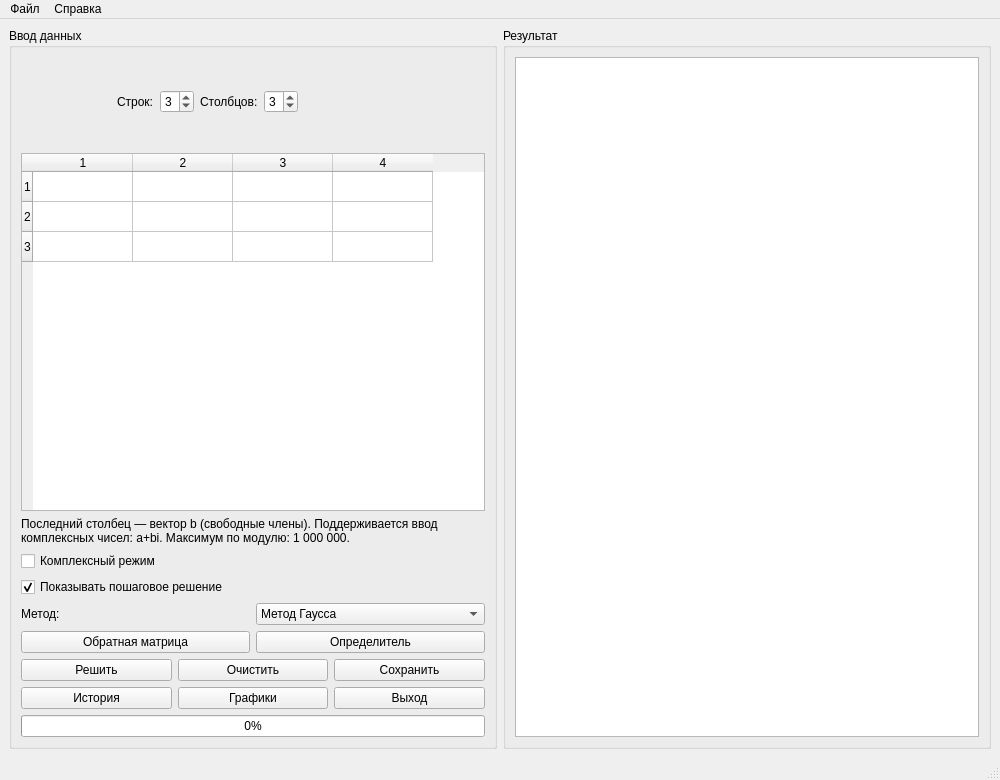
<?xml version="1.0" encoding="UTF-8"?>
<ui version="4.0">
 <class>MainWindow</class>
 <widget class="QMainWindow" name="MainWindow">
  <property name="geometry">
   <rect>
    <x>0</x>
    <y>0</y>
    <width>1000</width>
    <height>780</height>
   </rect>
  </property>
  <property name="windowTitle">
   <string>Матричный калькулятор</string>
  </property>
  <widget class="QWidget" name="centralwidget">
   <layout class="QHBoxLayout" name="horizontalLayout">
    <item>
     <widget class="QGroupBox" name="groupInput">
      <property name="title">
       <string>Ввод данных</string>
      </property>
      <layout class="QVBoxLayout" name="verticalLayout_1">
       <item>
        <layout class="QHBoxLayout" name="sizeLayout">
         <item>
          <widget class="QLabel" name="labelLogo">
           <property name="minimumSize">
            <size>
             <width>90</width>
             <height>90</height>
            </size>
           </property>
           <property name="maximumSize">
            <size>
             <width>90</width>
             <height>90</height>
            </size>
           </property>
           <property name="text">
            <string/>
           </property>
           <property name="alignment">
            <set>Qt::AlignCenter</set>
           </property>
          </widget>
         </item>
         <item>
          <widget class="QLabel" name="labelRows">
           <property name="text">
            <string>Строк:</string>
           </property>
          </widget>
         </item>
         <item>
          <widget class="QSpinBox" name="spinRows">
           <property name="minimum">
            <number>2</number>
           </property>
           <property name="maximum">
            <number>8</number>
           </property>
           <property name="value">
            <number>3</number>
           </property>
          </widget>
         </item>
         <item>
          <widget class="QLabel" name="labelCols">
           <property name="text">
            <string>Столбцов:</string>
           </property>
          </widget>
         </item>
         <item>
          <widget class="QSpinBox" name="spinCols">
           <property name="minimum">
            <number>2</number>
           </property>
           <property name="maximum">
            <number>8</number>
           </property>
           <property name="value">
            <number>3</number>
           </property>
          </widget>
         </item>
         <item>
          <spacer name="horizontalSpacer">
           <property name="orientation">
            <enum>Qt::Horizontal</enum>
           </property>
           <property name="sizeHint" stdset="0">
            <size>
             <width>40</width>
             <height>20</height>
            </size>
           </property>
          </spacer>
         </item>
        </layout>
       </item>
       <item>
        <widget class="QTableWidget" name="tableMatrix">
         <property name="rowCount">
          <number>3</number>
         </property>
         <property name="columnCount">
          <number>4</number>
         </property>
         <column/>
         <column/>
         <column/>
         <column/>
         <row/>
         <row/>
         <row/>
        </widget>
       </item>
       <item>
        <widget class="QLabel" name="labelHint">
         <property name="text">
          <string>Последний столбец — вектор b (свободные члены). Поддерживается ввод комплексных чисел: a+bi. Максимум по модулю: 1 000 000.</string>
         </property>
         <property name="wordWrap">
          <bool>true</bool>
         </property>
        </widget>
       </item>
       <item>
        <widget class="QCheckBox" name="checkComplex">
         <property name="text">
          <string>Комплексный режим</string>
         </property>
        </widget>
       </item>
       <item>
        <widget class="QCheckBox" name="checkSteps">
         <property name="text">
          <string>Показывать пошаговое решение</string>
         </property>
         <property name="checked">
          <bool>true</bool>
         </property>
        </widget>
       </item>
       <item>
        <layout class="QHBoxLayout" name="methodLayout">
         <item>
          <widget class="QLabel" name="labelMethod">
           <property name="text">
            <string>Метод:</string>
           </property>
          </widget>
         </item>
         <item>
          <widget class="QComboBox" name="comboMethod">
           <item>
            <property name="text">
             <string>Метод Гаусса</string>
            </property>
           </item>
           <item>
            <property name="text">
             <string>Метод Крамера</string>
            </property>
           </item>
          </widget>
         </item>
        </layout>
       </item>
       <item>
        <layout class="QHBoxLayout" name="opsLayout">
         <item>
          <widget class="QPushButton" name="btnInverse">
           <property name="text">
            <string>Обратная матрица</string>
           </property>
          </widget>
         </item>
         <item>
          <widget class="QPushButton" name="btnDeterminant">
           <property name="text">
            <string>Определитель</string>
           </property>
          </widget>
         </item>
        </layout>
       </item>
       <item>
        <layout class="QGridLayout" name="buttonsLayout">
         <item row="0" column="0">
          <widget class="QPushButton" name="btnSolve">
           <property name="text">
            <string>Решить</string>
           </property>
           <property name="shortcut">
            <string>Ctrl+Return</string>
           </property>
          </widget>
         </item>
         <item row="0" column="1">
          <widget class="QPushButton" name="btnClear">
           <property name="text">
            <string>Очистить</string>
           </property>
          </widget>
         </item>
         <item row="0" column="2">
          <widget class="QPushButton" name="btnSave">
           <property name="text">
            <string>Сохранить</string>
           </property>
           <property name="shortcut">
            <string>Ctrl+S</string>
           </property>
          </widget>
         </item>
         <item row="1" column="0">
          <widget class="QPushButton" name="btnHistory">
           <property name="text">
            <string>История</string>
           </property>
           <property name="shortcut">
            <string>Ctrl+H</string>
           </property>
          </widget>
         </item>
         <item row="1" column="1">
          <widget class="QPushButton" name="btnPlot">
           <property name="text">
            <string>Графики</string>
           </property>
           <property name="shortcut">
            <string>Ctrl+G</string>
           </property>
          </widget>
         </item>
         <item row="1" column="2">
          <widget class="QPushButton" name="btnExit">
           <property name="text">
            <string>Выход</string>
           </property>
          </widget>
         </item>
        </layout>
       </item>
       <item>
        <widget class="QProgressBar" name="progressBar">
         <property name="value">
          <number>0</number>
         </property>
        </widget>
       </item>
      </layout>
     </widget>
    </item>
    <item>
     <widget class="QGroupBox" name="groupOutput">
      <property name="title">
       <string>Результат</string>
      </property>
      <layout class="QVBoxLayout" name="verticalLayout_2">
       <item>
        <widget class="QTextEdit" name="textResult">
         <property name="readOnly">
          <bool>true</bool>
         </property>
        </widget>
       </item>
      </layout>
     </widget>
    </item>
   </layout>
  </widget>
  <widget class="QMenuBar" name="menubar">
   <property name="geometry">
    <rect>
     <x>0</x>
     <y>0</y>
     <width>1000</width>
     <height>22</height>
    </rect>
   </property>
   <widget class="QMenu" name="menuFile">
    <property name="title">
     <string>Файл</string>
    </property>
    <addaction name="actionLoad"/>
    <addaction name="actionSave"/>
    <addaction name="separator"/>
    <addaction name="actionExit"/>
   </widget>
   <widget class="QMenu" name="menuHelp">
    <property name="title">
     <string>Справка</string>
    </property>
    <addaction name="actionAbout"/>
   </widget>
   <addaction name="menuFile"/>
   <addaction name="menuHelp"/>
  </widget>
  <widget class="QStatusBar" name="statusbar"/>
  <action name="actionLoad">
   <property name="text">
    <string>Загрузить матрицу</string>
   </property>
   <property name="shortcut">
    <string>Ctrl+O</string>
   </property>
  </action>
  <action name="actionSave">
   <property name="text">
    <string>Сохранить матрицу</string>
   </property>
   <property name="shortcut">
    <string>Ctrl+S</string>
   </property>
  </action>
  <action name="actionExit">
   <property name="text">
    <string>Выход</string>
   </property>
  </action>
  <action name="actionAbout">
   <property name="text">
    <string>О программе</string>
   </property>
  </action>
 </widget>
 <resources/>
 <connections/>
</ui>
